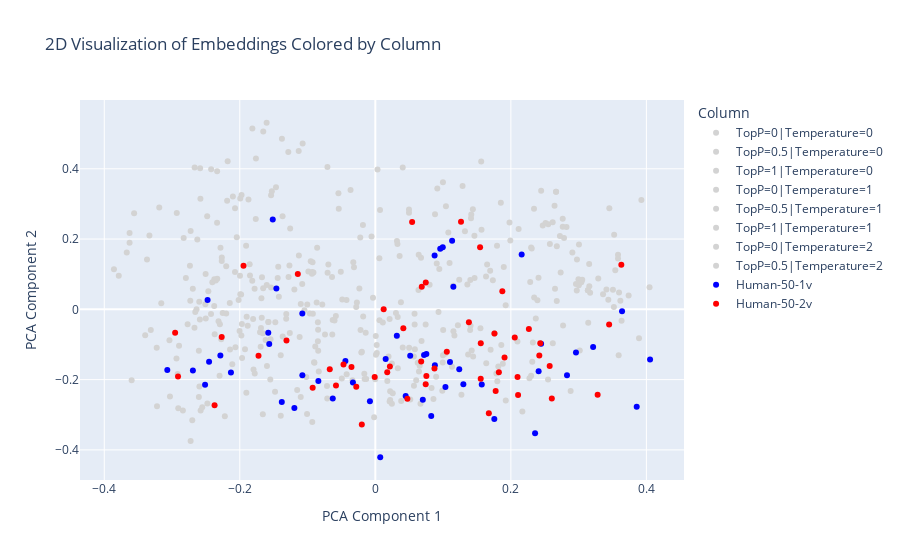

The notebook cell this image was saved under:
### Code cell
# Perform PCA to reduce the embeddings to 2 dimensions
pca = PCA(n_components=2)
reduced_embeddings_2d = pca.fit_transform(all_embeddings_array)

# Create a DataFrame for the reduced embeddings with cluster labels and column names
df_embeddings_2d = pd.DataFrame(reduced_embeddings_2d, columns=['PCA1', 'PCA2'])
df_embeddings_2d['ClusterLabel'] = cluster_labels
df_embeddings_2d['Column'] = column_associations

# Define a color mapping with bold colors for 'Human-50-2v' and 'Human-50-1v', and neutral colors for others
unique_columns = df_embeddings_2d['Column'].unique()
color_mapping = {column: 'lightgrey' for column in unique_columns}  # Start with all neutral colors
color_mapping['Human-50-1v'] = 'blue'  # Assign a bold color for 'Human-50-2v'
color_mapping['Human-50-2v'] = 'red'   # Assign a bold color for 'Human-50-1v'

# Create an interactive scatter plot using Plotly Express
fig = px.scatter(df_embeddings_2d, x='PCA1', y='PCA2', color='Column', hover_data=['Column', 'ClusterLabel'], title='2D Visualization of Embeddings Colored by Column', color_discrete_map=color_mapping)

# Customize the layout
fig.update_layout(
    xaxis_title='PCA Component 1',
    yaxis_title='PCA Component 2',
    legend_title='Column'
)

# Show the plot
fig.show()

### Figure 1 — Plotly figure (JSON) as saved in the notebook; plotly's stock layout.template omitted (floating-point values rounded to 4 significant figures)
{"data": [{"customdata": [["TopP=0|Temperature=0", 4], ["TopP=0|Temperature=0", 2], ["TopP=0|Temperature=0", 13], ["TopP=0|Temperature=0", 8], ["TopP=0|Temperature=0", 23], ["TopP=0|Temperature=0", 24], ["TopP=0|Temperature=0", 15], ["TopP=0|Temperature=0", 7], ["TopP=0|Temperature=0", 10], ["TopP=0|Temperature=0", 18], ["TopP=0|Temperature=0", 17], ["TopP=0|Temperature=0", 25], ["TopP=0|Temperature=0", 16], ["TopP=0|Temperature=0", 3], ["TopP=0|Temperature=0", 1], ["TopP=0|Temperature=0", 0], ["TopP=0|Temperature=0", 20], ["TopP=0|Temperature=0", 21], ["TopP=0|Temperature=0", 9], ["TopP=0|Temperature=0", 4], ["TopP=0|Temperature=0", 12], ["TopP=0|Temperature=0", 0], ["TopP=0|Temperature=0", 5], ["TopP=0|Temperature=0", 15], ["TopP=0|Temperature=0", 24], ["TopP=0|Temperature=0", 0], ["TopP=0|Temperature=0", 10], ["TopP=0|Temperature=0", 19], ["TopP=0|Temperature=0", 1], ["TopP=0|Temperature=0", 4], ["TopP=0|Temperature=0", 0], ["TopP=0|Temperature=0", 9], ["TopP=0|Temperature=0", 3], ["TopP=0|Temperature=0", 14], ["TopP=0|Temperature=0", 15], ["TopP=0|Temperature=0", 24], ["TopP=0|Temperature=0", 7], ["TopP=0|Temperature=0", 10], ["TopP=0|Temperature=0", 1], ["TopP=0|Temperature=0", 4], ["TopP=0|Temperature=0", 0], ["TopP=0|Temperature=0", 7], ["TopP=0|Temperature=0", 10], ["TopP=0|Temperature=0", 18], ["TopP=0|Temperature=0", 13], ["TopP=0|Temperature=0", 0], ["TopP=0|Temperature=0", 4], ["TopP=0|Temperature=0", 24], ["TopP=0|Temperature=0", 9], ["TopP=0|Temperature=0", 13], ["TopP=0|Temperature=0", 6]], "hovertemplate": "Column=%{customdata[0]}<br>PCA1=%{x}<br>PCA2=%{y}<br>ClusterLabel=%{customdata[1]}<extra></extra>", "legendgroup": "TopP=0|Temperature=0", "marker": {"color": "lightgrey", "symbol": "circle"}, "mode": "markers", "name": "TopP=0|Temperature=0", "orientation": "v", "showlegend": true, "type": "scatter", "x": [0.3136, 0.3453, -0.3668, 0.05154, 0.06549, -0.2934, -0.1195, -0.05095, -0.1974, 0.03224, -0.1315, 0.1852, -0.04252, -0.2405, -0.09531, -0.2144, -0.1907, 0.317, 0.1633, 0.1923, -0.04231, -0.2604, 0.2973, -0.1997, -0.2795, -0.2017, -0.1762, -0.05393, -0.2504, 0.2308, -0.08478, 0.09147, -0.2627, -0.1546, -0.02225, -0.1797, 0.1322, -0.07069, -0.07045, 0.2975, -0.1969, 0.03582, -0.1993, 0.2285, -0.2265, -0.2064, 0.3541, -0.2693, -0.01421, -0.1128, 0.1758], "xaxis": "x", "y": [0.05426, 0.2875, 0.1619, -0.2565, -0.1603, -0.1399, 0.05621, 0.1069, 0.3251, -0.07625, -0.02674, 0.3035, 0.02668, 0.07677, 0.1367, -0.1146, 0.1813, 0.04747, 0.09357, 0.01141, -0.1844, -0.1181, 0.05384, 0.09565, 0.08939, 0.02678, 0.4295, 0.286, 0.1005, 0.1735, -0.03681, 0.3441, 0.1986, -0.08538, 0.2045, -0.171, 0.2226, 0.4049, 0.1044, 0.1421, -0.04168, 0.1517, 0.3153, 0.07803, 0.1475, -0.1081, 0.1115, 0.05884, -0.06647, 0.1533, -0.06869], "yaxis": "y"}, {"customdata": [["TopP=0.5|Temperature=0", 4], ["TopP=0.5|Temperature=0", 2], ["TopP=0.5|Temperature=0", 13], ["TopP=0.5|Temperature=0", 18], ["TopP=0.5|Temperature=0", 24], ["TopP=0.5|Temperature=0", 20], ["TopP=0.5|Temperature=0", 7], ["TopP=0.5|Temperature=0", 10], ["TopP=0.5|Temperature=0", 16], ["TopP=0.5|Temperature=0", 4], ["TopP=0.5|Temperature=0", 3], ["TopP=0.5|Temperature=0", 17], ["TopP=0.5|Temperature=0", 24], ["TopP=0.5|Temperature=0", 3], ["TopP=0.5|Temperature=0", 15], ["TopP=0.5|Temperature=0", 25], ["TopP=0.5|Temperature=0", 0], ["TopP=0.5|Temperature=0", 8], ["TopP=0.5|Temperature=0", 24], ["TopP=0.5|Temperature=0", 4], ["TopP=0.5|Temperature=0", 21], ["TopP=0.5|Temperature=0", 1], ["TopP=0.5|Temperature=0", 10], ["TopP=0.5|Temperature=0", 9], ["TopP=0.5|Temperature=0", 13], ["TopP=0.5|Temperature=0", 18], ["TopP=0.5|Temperature=0", 7], ["TopP=0.5|Temperature=0", 10], ["TopP=0.5|Temperature=0", 1], ["TopP=0.5|Temperature=0", 4], ["TopP=0.5|Temperature=0", 5], ["TopP=0.5|Temperature=0", 10], ["TopP=0.5|Temperature=0", 19], ["TopP=0.5|Temperature=0", 18], ["TopP=0.5|Temperature=0", 11], ["TopP=0.5|Temperature=0", 1], ["TopP=0.5|Temperature=0", 4], ["TopP=0.5|Temperature=0", 21], ["TopP=0.5|Temperature=0", 15], ["TopP=0.5|Temperature=0", 0], ["TopP=0.5|Temperature=0", 8], ["TopP=0.5|Temperature=0", 25], ["TopP=0.5|Temperature=0", 10], ["TopP=0.5|Temperature=0", 4], ["TopP=0.5|Temperature=0", 13], ["TopP=0.5|Temperature=0", 4], ["TopP=0.5|Temperature=0", 5], ["TopP=0.5|Temperature=0", 9], ["TopP=0.5|Temperature=0", 22], ["TopP=0.5|Temperature=0", 13], ["TopP=0.5|Temperature=0", 6]], "hovertemplate": "Column=%{customdata[0]}<br>PCA1=%{x}<br>PCA2=%{y}<br>ClusterLabel=%{customdata[1]}<extra></extra>", "legendgroup": "TopP=0.5|Temperature=0", "marker": {"color": "lightgrey", "symbol": "circle"}, "mode": "markers", "name": "TopP=0.5|Temperature=0", "orientation": "v", "showlegend": true, "type": "scatter", "x": [0.3438, 0.2667, -0.3369, 0.09983, -0.1007, -0.1579, 0.01108, -0.2667, 0.03305, 0.03775, -0.2354, 0.05699, -0.2578, -0.2481, -0.1602, 0.1462, -0.2274, 0.01944, -0.3313, 0.341, 0.3005, -0.06929, -0.1379, 0.1694, -0.2148, 0.1358, 0.03039, -0.293, -0.2333, 0.1167, 0.04967, -0.1604, 0.09438, 0.1551, -0.1687, -0.09879, 0.2678, 0.3524, -0.1433, -0.2478, -0.01344, 0.04044, -0.1368, 0.3596, -0.1314, 0.1405, 0.2512, 0.02106, -0.1267, -0.3396, 0.1758], "xaxis": "x", "y": [0.02713, 0.3348, 0.1416, -0.1307, -0.2982, -0.03635, -0.0373, 0.4037, -0.0219, 0.02008, 0.08182, -0.2177, -0.2881, 0.2647, 0.06927, 0.2093, -0.08482, -0.134, -0.05867, 0.05639, 0.1846, 0.1275, 0.4855, 0.1097, 0.01811, 0.07046, -0.01006, 0.2742, 0.0872, -0.07416, 0.2845, 0.5311, 0.1145, -0.05367, -0.05288, 0.1074, 0.1799, 0.2123, 0.1215, -0.2677, -0.1982, 0.4034, 0.2653, 0.04802, -0.01336, -0.04637, 0.2458, -0.02761, 0.1249, -0.07379, -0.06869], "yaxis": "y"}, {"customdata": [["TopP=1|Temperature=0", 4], ["TopP=1|Temperature=0", 2], ["TopP=1|Temperature=0", 13], ["TopP=1|Temperature=0", 24], ["TopP=1|Temperature=0", 18], ["TopP=1|Temperature=0", 7], ["TopP=1|Temperature=0", 10], ["TopP=1|Temperature=0", 16], ["TopP=1|Temperature=0", 21], ["TopP=1|Temperature=0", 22], ["TopP=1|Temperature=0", 3], ["TopP=1|Temperature=0", 25], ["TopP=1|Temperature=0", 0], ["TopP=1|Temperature=0", 8], ["TopP=1|Temperature=0", 24], ["TopP=1|Temperature=0", 15], ["TopP=1|Temperature=0", 3], ["TopP=1|Temperature=0", 1], ["TopP=1|Temperature=0", 0], ["TopP=1|Temperature=0", 9], ["TopP=1|Temperature=0", 12], ["TopP=1|Temperature=0", 20], ["TopP=1|Temperature=0", 8], ["TopP=1|Temperature=0", 5], ["TopP=1|Temperature=0", 15], ["TopP=1|Temperature=0", 0], ["TopP=1|Temperature=0", 10], ["TopP=1|Temperature=0", 1], ["TopP=1|Temperature=0", 4], ["TopP=1|Temperature=0", 18], ["TopP=1|Temperature=0", 0], ["TopP=1|Temperature=0", 10], ["TopP=1|Temperature=0", 18], ["TopP=1|Temperature=0", 24], ["TopP=1|Temperature=0", 2], ["TopP=1|Temperature=0", 19], ["TopP=1|Temperature=0", 10], ["TopP=1|Temperature=0", 4], ["TopP=1|Temperature=0", 24], ["TopP=1|Temperature=0", 7], ["TopP=1|Temperature=0", 14], ["TopP=1|Temperature=0", 10], ["TopP=1|Temperature=0", 8], ["TopP=1|Temperature=0", 4], ["TopP=1|Temperature=0", 21], ["TopP=1|Temperature=0", 1], ["TopP=1|Temperature=0", 21], ["TopP=1|Temperature=0", 23], ["TopP=1|Temperature=0", 13], ["TopP=1|Temperature=0", 17], ["TopP=1|Temperature=0", 6]], "hovertemplate": "Column=%{customdata[0]}<br>PCA1=%{x}<br>PCA2=%{y}<br>ClusterLabel=%{customdata[1]}<extra></extra>", "legendgroup": "TopP=1|Temperature=0", "marker": {"color": "lightgrey", "symbol": "circle"}, "mode": "markers", "name": "TopP=1|Temperature=0", "orientation": "v", "showlegend": true, "type": "scatter", "x": [0.336, 0.2645, -0.3626, -0.2918, 0.1786, -0.06388, -0.2423, 0.1001, 0.352, -0.1898, -0.2294, 0.1562, -0.1903, 0.1271, -0.3222, -0.1281, -0.2045, -0.07827, -0.2596, 0.2368, 0.02193, -0.1441, -0.01575, 0.1464, -0.1681, -0.08656, -0.1131, -0.1816, 0.1881, 0.05803, -0.1396, -0.2334, 0.1701, -0.2897, 0.2341, 0.1238, -0.3188, 0.3141, -0.2839, 0.09065, -0.166, -0.1814, -0.03375, 0.2325, 0.3634, -0.003463, 0.3926, 0.1637, -0.2508, -0.1619, 0.1758], "xaxis": "x", "y": [0.04307, 0.2947, 0.1893, -0.1843, -0.1824, 0.09237, 0.3987, -0.05856, 0.006874, -0.02139, -0.0426, 0.4209, -0.2374, -0.2432, -0.2755, 0.09209, 0.2049, 0.01385, -0.2199, -0.02637, -0.2583, 0.0893, -0.198, 0.08949, 0.03131, 0.01965, 0.4504, 0.08168, -0.155, -0.043, -0.1309, 0.3927, -0.1152, -0.1033, 0.2865, 0.08446, 0.2901, -0.03803, -0.2878, 0.1302, -0.06818, 0.5147, -0.2015, -0.09404, -0.03281, 0.03311, 0.3115, -0.1536, 0.01483, -0.08726, -0.06869], "yaxis": "y"}, {"customdata": [["TopP=0|Temperature=1", 4], ["TopP=0|Temperature=1", 2], ["TopP=0|Temperature=1", 13], ["TopP=0|Temperature=1", 8], ["TopP=0|Temperature=1", 24], ["TopP=0|Temperature=1", 20], ["TopP=0|Temperature=1", 7], ["TopP=0|Temperature=1", 16], ["TopP=0|Temperature=1", 11], ["TopP=0|Temperature=1", 4], ["TopP=0|Temperature=1", 3], ["TopP=0|Temperature=1", 18], ["TopP=0|Temperature=1", 25], ["TopP=0|Temperature=1", 11], ["TopP=0|Temperature=1", 17], ["TopP=0|Temperature=1", 21], ["TopP=0|Temperature=1", 9], ["TopP=0|Temperature=1", 24], ["TopP=0|Temperature=1", 4], ["TopP=0|Temperature=1", 1], ["TopP=0|Temperature=1", 12], ["TopP=0|Temperature=1", 10], ["TopP=0|Temperature=1", 0], ["TopP=0|Temperature=1", 18], ["TopP=0|Temperature=1", 24], ["TopP=0|Temperature=1", 10], ["TopP=0|Temperature=1", 7], ["TopP=0|Temperature=1", 3], ["TopP=0|Temperature=1", 1], ["TopP=0|Temperature=1", 17], ["TopP=0|Temperature=1", 8], ["TopP=0|Temperature=1", 10], ["TopP=0|Temperature=1", 12], ["TopP=0|Temperature=1", 23], ["TopP=0|Temperature=1", 13], ["TopP=0|Temperature=1", 18], ["TopP=0|Temperature=1", 21], ["TopP=0|Temperature=1", 10], ["TopP=0|Temperature=1", 22], ["TopP=0|Temperature=1", 4], ["TopP=0|Temperature=1", 19], ["TopP=0|Temperature=1", 4], ["TopP=0|Temperature=1", 1], ["TopP=0|Temperature=1", 5], ["TopP=0|Temperature=1", 18], ["TopP=0|Temperature=1", 14], ["TopP=0|Temperature=1", 9], ["TopP=0|Temperature=1", 15], ["TopP=0|Temperature=1", 12], ["TopP=0|Temperature=1", 0], ["TopP=0|Temperature=1", 6]], "hovertemplate": "Column=%{customdata[0]}<br>PCA1=%{x}<br>PCA2=%{y}<br>ClusterLabel=%{customdata[1]}<extra></extra>", "legendgroup": "TopP=0|Temperature=1", "marker": {"color": "lightgrey", "symbol": "circle"}, "mode": "markers", "name": "TopP=0|Temperature=1", "orientation": "v", "showlegend": true, "type": "scatter", "x": [0.3003, 0.2447, -0.3626, 0.06251, -0.1019, -0.07426, -0.03149, 0.1399, -0.1977, 0.1859, -0.1803, 0.002185, 0.1992, -0.2701, -0.08865, 0.2821, 0.2344, -0.3038, 0.2735, -0.08474, 0.0211, -0.1284, -0.2298, 0.06365, -0.3031, -0.1872, 0.1218, -0.2285, -0.2314, 0.1815, -8.822e-05, 0.1077, 0.0008271, 0.1925, -0.2266, 0.2274, 0.2765, -0.1538, -0.1079, 0.2299, 0.03192, 0.329, -0.09665, 0.2785, 0.05687, -0.1367, 0.001994, -0.08585, -0.01986, -0.1539, 0.1758], "xaxis": "x", "y": [0.06824, 0.3376, 0.2176, -0.1519, -0.1928, -0.07133, 0.1201, -0.05892, -0.07434, -0.1013, -0.02781, -0.1246, 0.1956, -0.3154, -0.106, 0.2343, 0.03367, -0.08768, 0.1052, -0.09072, -0.2621, 0.448, -0.1891, 0.05494, -0.2483, 0.3126, -0.04549, 0.1753, -0.03402, -0.1623, -0.1988, 0.2187, -0.1292, -0.2595, 0.1377, -0.1964, 0.2353, 0.325, 0.07208, 0.1761, 0.1942, 0.08773, -0.01168, 0.2034, -0.1341, -0.0773, -0.1017, 0.1752, -0.1205, 0.06213, -0.06869], "yaxis": "y"}, {"customdata": [["TopP=0.5|Temperature=1", 4], ["TopP=0.5|Temperature=1", 2], ["TopP=0.5|Temperature=1", 13], ["TopP=0.5|Temperature=1", 24], ["TopP=0.5|Temperature=1", 17], ["TopP=0.5|Temperature=1", 20], ["TopP=0.5|Temperature=1", 7], ["TopP=0.5|Temperature=1", 15], ["TopP=0.5|Temperature=1", 18], ["TopP=0.5|Temperature=1", 24], ["TopP=0.5|Temperature=1", 3], ["TopP=0.5|Temperature=1", 25], ["TopP=0.5|Temperature=1", 22], ["TopP=0.5|Temperature=1", 16], ["TopP=0.5|Temperature=1", 0], ["TopP=0.5|Temperature=1", 3], ["TopP=0.5|Temperature=1", 8], ["TopP=0.5|Temperature=1", 10], ["TopP=0.5|Temperature=1", 0], ["TopP=0.5|Temperature=1", 4], ["TopP=0.5|Temperature=1", 24], ["TopP=0.5|Temperature=1", 21], ["TopP=0.5|Temperature=1", 13], ["TopP=0.5|Temperature=1", 10], ["TopP=0.5|Temperature=1", 9], ["TopP=0.5|Temperature=1", 1], ["TopP=0.5|Temperature=1", 18], ["TopP=0.5|Temperature=1", 5], ["TopP=0.5|Temperature=1", 20], ["TopP=0.5|Temperature=1", 16], ["TopP=0.5|Temperature=1", 8], ["TopP=0.5|Temperature=1", 14], ["TopP=0.5|Temperature=1", 21], ["TopP=0.5|Temperature=1", 23], ["TopP=0.5|Temperature=1", 10], ["TopP=0.5|Temperature=1", 15], ["TopP=0.5|Temperature=1", 12], ["TopP=0.5|Temperature=1", 4], ["TopP=0.5|Temperature=1", 0], ["TopP=0.5|Temperature=1", 10], ["TopP=0.5|Temperature=1", 19], ["TopP=0.5|Temperature=1", 7], ["TopP=0.5|Temperature=1", 0], ["TopP=0.5|Temperature=1", 7], ["TopP=0.5|Temperature=1", 5], ["TopP=0.5|Temperature=1", 0], ["TopP=0.5|Temperature=1", 1], ["TopP=0.5|Temperature=1", 1], ["TopP=0.5|Temperature=1", 15], ["TopP=0.5|Temperature=1", 15], ["TopP=0.5|Temperature=1", 6]], "hovertemplate": "Column=%{customdata[0]}<br>PCA1=%{x}<br>PCA2=%{y}<br>ClusterLabel=%{customdata[1]}<extra></extra>", "legendgroup": "TopP=0.5|Temperature=1", "marker": {"color": "lightgrey", "symbol": "circle"}, "mode": "markers", "name": "TopP=0.5|Temperature=1", "orientation": "v", "showlegend": true, "type": "scatter", "x": [0.2961, 0.2471, -0.3857, -0.148, 0.02445, -0.1117, 0.1422, -0.1424, 0.1131, -0.2502, -0.1476, 0.09979, -0.09315, -0.01794, -0.09305, -0.2669, 0.06818, 0.003246, -0.1395, 0.3157, -0.2377, 0.2908, -0.2425, -0.1527, 0.1734, -0.0272, 0.2097, 0.2552, -0.2221, 0.1095, 0.0257, -0.1782, 0.3581, 0.08294, -0.1073, 0.006006, -0.08431, 0.2651, -0.2003, -0.1466, 0.06743, 0.1796, -0.166, 0.09326, -0.01831, -0.02181, -0.09262, -0.1005, -0.2335, -0.02821, 0.1758], "xaxis": "x", "y": [0.07207, 0.2385, 0.1142, -0.2343, -0.2688, -0.07902, -0.1171, 0.03615, -0.1635, -0.02629, -0.03643, 0.3618, 0.1063, -0.02016, -0.321, -0.05241, -0.0899, 0.3978, -0.303, 0.06585, 0.009456, 0.1619, -0.0131, 0.3358, 0.08309, 0.01931, -0.09154, 0.2422, -0.3043, 0.132, -0.2388, 0.05832, 0.1552, -0.2237, 0.4717, 0.1453, -0.118, 0.05873, -0.06147, 0.3475, 0.1471, 0.181, -0.2983, -0.007272, 0.2402, -0.05864, 0.1341, 0.01387, 0.2467, 0.006762, -0.06869], "yaxis": "y"}, {"customdata": [["TopP=1|Temperature=1", 4], ["TopP=1|Temperature=1", 13], ["TopP=1|Temperature=1", 2], ["TopP=1|Temperature=1", 25], ["TopP=1|Temperature=1", 7], ["TopP=1|Temperature=1", 21], ["TopP=1|Temperature=1", 8], ["TopP=1|Temperature=1", 15], ["TopP=1|Temperature=1", 3], ["TopP=1|Temperature=1", 10], ["TopP=1|Temperature=1", 0], ["TopP=1|Temperature=1", 11], ["TopP=1|Temperature=1", 9], ["TopP=1|Temperature=1", 19], ["TopP=1|Temperature=1", 5], ["TopP=1|Temperature=1", 20], ["TopP=1|Temperature=1", 17], ["TopP=1|Temperature=1", 7], ["TopP=1|Temperature=1", 16], ["TopP=1|Temperature=1", 4], ["TopP=1|Temperature=1", 2], ["TopP=1|Temperature=1", 24], ["TopP=1|Temperature=1", 11], ["TopP=1|Temperature=1", 18], ["TopP=1|Temperature=1", 10], ["TopP=1|Temperature=1", 3], ["TopP=1|Temperature=1", 24], ["TopP=1|Temperature=1", 0], ["TopP=1|Temperature=1", 4], ["TopP=1|Temperature=1", 9], ["TopP=1|Temperature=1", 21], ["TopP=1|Temperature=1", 0], ["TopP=1|Temperature=1", 1], ["TopP=1|Temperature=1", 23], ["TopP=1|Temperature=1", 11], ["TopP=1|Temperature=1", 8], ["TopP=1|Temperature=1", 12], ["TopP=1|Temperature=1", 2], ["TopP=1|Temperature=1", 24], ["TopP=1|Temperature=1", 24], ["TopP=1|Temperature=1", 15], ["TopP=1|Temperature=1", 4], ["TopP=1|Temperature=1", 14], ["TopP=1|Temperature=1", 22], ["TopP=1|Temperature=1", 21], ["TopP=1|Temperature=1", 1], ["TopP=1|Temperature=1", 4], ["TopP=1|Temperature=1", 11], ["TopP=1|Temperature=1", 2], ["TopP=1|Temperature=1", 10], ["TopP=1|Temperature=1", 6]], "hovertemplate": "Column=%{customdata[0]}<br>PCA1=%{x}<br>PCA2=%{y}<br>ClusterLabel=%{customdata[1]}<extra></extra>", "legendgroup": "TopP=1|Temperature=1", "marker": {"color": "lightgrey", "symbol": "circle"}, "mode": "markers", "name": "TopP=1|Temperature=1", "orientation": "v", "showlegend": true, "type": "scatter", "x": [0.3053, -0.3786, 0.2997, 0.1042, -0.08989, 0.1402, 0.08973, -0.1676, -0.2376, -0.2187, 0.01771, -0.2201, 0.2619, -0.03252, 0.3506, -0.1692, -0.09041, 0.07425, 0.03266, 0.1443, 0.1439, -0.178, -0.02065, 0.09945, -0.05444, -0.2736, -0.1966, -0.2111, 0.217, 0.2316, 0.3581, -0.2638, -0.09217, 0.09881, -0.06289, 0.06032, -0.01626, 0.1415, -0.277, -0.3159, -0.2598, 0.2677, -0.07128, -0.1701, 0.304, 0.05833, 0.2771, -0.04948, 0.2724, -0.1257, 0.1758], "xaxis": "x", "y": [0.08412, 0.0954, 0.08567, 0.2931, -0.1517, 0.08349, -0.1919, -0.02362, 0.08545, 0.3088, -0.2038, -0.01206, -0.09677, 0.1343, 0.05554, -0.1065, -0.1504, -0.04328, 0.1862, -0.1344, 0.2848, -0.1827, -0.1226, -0.1511, 0.3303, 0.1242, -0.1386, -0.1565, -0.2904, -0.1489, 0.1444, 0.0005461, -0.01251, -0.2319, -0.03028, -0.2015, -0.1831, 0.2703, -0.0422, 0.01748, 0.02127, 0.02393, -0.2181, -0.06496, 0.07717, -0.1134, -0.04632, -0.1968, 0.2084, 0.2303, -0.06869], "yaxis": "y"}, {"customdata": [["TopP=0|Temperature=2", 4], ["TopP=0|Temperature=2", 2], ["TopP=0|Temperature=2", 13], ["TopP=0|Temperature=2", 8], ["TopP=0|Temperature=2", 24], ["TopP=0|Temperature=2", 20], ["TopP=0|Temperature=2", 7], ["TopP=0|Temperature=2", 10], ["TopP=0|Temperature=2", 16], ["TopP=0|Temperature=2", 24], ["TopP=0|Temperature=2", 7], ["TopP=0|Temperature=2", 3], ["TopP=0|Temperature=2", 18], ["TopP=0|Temperature=2", 25], ["TopP=0|Temperature=2", 0], ["TopP=0|Temperature=2", 15], ["TopP=0|Temperature=2", 3], ["TopP=0|Temperature=2", 21], ["TopP=0|Temperature=2", 1], ["TopP=0|Temperature=2", 17], ["TopP=0|Temperature=2", 10], ["TopP=0|Temperature=2", 4], ["TopP=0|Temperature=2", 9], ["TopP=0|Temperature=2", 13], ["TopP=0|Temperature=2", 0], ["TopP=0|Temperature=2", 18], ["TopP=0|Temperature=2", 7], ["TopP=0|Temperature=2", 10], ["TopP=0|Temperature=2", 1], ["TopP=0|Temperature=2", 4], ["TopP=0|Temperature=2", 8], ["TopP=0|Temperature=2", 14], ["TopP=0|Temperature=2", 23], ["TopP=0|Temperature=2", 15], ["TopP=0|Temperature=2", 24], ["TopP=0|Temperature=2", 23], ["TopP=0|Temperature=2", 25], ["TopP=0|Temperature=2", 12], ["TopP=0|Temperature=2", 23], ["TopP=0|Temperature=2", 10], ["TopP=0|Temperature=2", 4], ["TopP=0|Temperature=2", 1], ["TopP=0|Temperature=2", 5], ["TopP=0|Temperature=2", 21], ["TopP=0|Temperature=2", 10], ["TopP=0|Temperature=2", 22], ["TopP=0|Temperature=2", 4], ["TopP=0|Temperature=2", 9], ["TopP=0|Temperature=2", 1], ["TopP=0|Temperature=2", 15], ["TopP=0|Temperature=2", 6]], "hovertemplate": "Column=%{customdata[0]}<br>PCA1=%{x}<br>PCA2=%{y}<br>ClusterLabel=%{customdata[1]}<extra></extra>", "legendgroup": "TopP=0|Temperature=2", "marker": {"color": "lightgrey", "symbol": "circle"}, "mode": "markers", "name": "TopP=0|Temperature=2", "orientation": "v", "showlegend": true, "type": "scatter", "x": [0.3136, 0.2667, -0.3334, 0.03816, -0.1153, -0.1579, 0.0006372, -0.2586, 0.1152, -0.2726, 0.2299, -0.1923, 0.1369, 0.1567, -0.2604, -0.11, -0.1855, 0.4047, 0.006169, -0.08345, -0.03657, 0.3017, 0.2392, -0.2252, -0.155, 0.2549, 0.1148, -0.2828, -0.1046, 0.3891, -0.001764, -0.1993, 0.06437, -0.198, -0.2464, 0.2882, 0.1288, -0.1101, -0.05825, -0.1654, 0.3591, -0.06351, 0.2617, 0.3738, -0.207, -0.08445, 0.3155, 0.04048, -0.06021, -0.09131, 0.1758], "xaxis": "x", "y": [0.05426, 0.3348, 0.2103, -0.2608, -0.2298, -0.03635, -0.07583, 0.4016, -0.06233, -0.3745, -0.1892, -0.1135, -0.1282, 0.2263, -0.2495, 0.015, 0.1284, 0.06263, -0.03073, -0.1769, 0.3399, -0.1174, 0.02607, -0.01018, -0.1999, -0.1997, 0.06728, 0.203, -0.002321, -0.0821, -0.3073, 0.04286, -0.177, 0.04233, 0.05176, -0.232, 0.3512, -0.2498, -0.0188, 0.5059, -0.1307, -0.07177, 0.2481, 0.03942, 0.2875, -0.05792, 0.1292, -0.1087, -0.03161, 0.1046, -0.06869], "yaxis": "y"}, {"customdata": [["TopP=0.5|Temperature=2", 4], ["TopP=0.5|Temperature=2", 2], ["TopP=0.5|Temperature=2", 13], ["TopP=0.5|Temperature=2", 8], ["TopP=0.5|Temperature=2", 0], ["TopP=0.5|Temperature=2", 3], ["TopP=0.5|Temperature=2", 7], ["TopP=0.5|Temperature=2", 11], ["TopP=0.5|Temperature=2", 18], ["TopP=0.5|Temperature=2", 10], ["TopP=0.5|Temperature=2", 25], ["TopP=0.5|Temperature=2", 16], ["TopP=0.5|Temperature=2", 24], ["TopP=0.5|Temperature=2", 17], ["TopP=0.5|Temperature=2", 12], ["TopP=0.5|Temperature=2", 1], ["TopP=0.5|Temperature=2", 20], ["TopP=0.5|Temperature=2", 7], ["TopP=0.5|Temperature=2", 11], ["TopP=0.5|Temperature=2", 21], ["TopP=0.5|Temperature=2", 3], ["TopP=0.5|Temperature=2", 9], ["TopP=0.5|Temperature=2", 24], ["TopP=0.5|Temperature=2", 4], ["TopP=0.5|Temperature=2", 10], ["TopP=0.5|Temperature=2", 18], ["TopP=0.5|Temperature=2", 20], ["TopP=0.5|Temperature=2", 14], ["TopP=0.5|Temperature=2", 15], ["TopP=0.5|Temperature=2", 11], ["TopP=0.5|Temperature=2", 10], ["TopP=0.5|Temperature=2", 1], ["TopP=0.5|Temperature=2", 10], ["TopP=0.5|Temperature=2", 11], ["TopP=0.5|Temperature=2", 23], ["TopP=0.5|Temperature=2", 17], ["TopP=0.5|Temperature=2", 4], ["TopP=0.5|Temperature=2", 0], ["TopP=0.5|Temperature=2", 1], ["TopP=0.5|Temperature=2", 10], ["TopP=0.5|Temperature=2", 8], ["TopP=0.5|Temperature=2", 5], ["TopP=0.5|Temperature=2", 24], ["TopP=0.5|Temperature=2", 24], ["TopP=0.5|Temperature=2", 7], ["TopP=0.5|Temperature=2", 19], ["TopP=0.5|Temperature=2", 15], ["TopP=0.5|Temperature=2", 11], ["TopP=0.5|Temperature=2", 15], ["TopP=0.5|Temperature=2", 22], ["TopP=0.5|Temperature=2", 6]], "hovertemplate": "Column=%{customdata[0]}<br>PCA1=%{x}<br>PCA2=%{y}<br>ClusterLabel=%{customdata[1]}<extra></extra>", "legendgroup": "TopP=0.5|Temperature=2", "marker": {"color": "lightgrey", "symbol": "circle"}, "mode": "markers", "name": "TopP=0.5|Temperature=2", "orientation": "v", "showlegend": true, "type": "scatter", "x": [0.3616, 0.2765, -0.3559, 0.0244, -0.1599, -0.22, 0.05786, -0.237, 0.08575, -0.2725, 0.1895, -0.005619, -0.2554, 0.0332, 0.06664, -0.04879, -0.1262, 0.08008, -0.1883, 0.198, -0.2581, 0.165, -0.3226, 0.2408, 0.006946, 0.18, -0.2908, -0.1673, -0.2071, -0.2731, 0.04966, -0.1655, -0.2179, -0.185, 0.1032, 0.04988, 0.2114, -0.3596, -0.02356, -0.2102, 0.02186, 0.2576, -0.2589, -0.07097, 0.08808, 0.064, -0.1764, -0.2657, -0.09352, 0.1412, 0.1758], "xaxis": "x", "y": [0.02472, 0.2576, 0.2731, -0.1543, -0.1616, 0.1223, -0.0124, -0.07109, -0.2551, 0.2232, 0.1204, 0.2075, -0.2787, -0.1674, -0.2684, 0.02811, -0.0673, 0.0699, -0.04638, 0.2472, 0.3148, 0.1276, -0.1095, 0.08974, 0.2831, -0.2045, -0.2813, 0.09152, 0.1062, 0.02459, 0.2749, 0.05969, 0.4213, 0.09634, -0.1267, -0.1091, 0.2289, -0.2021, 0.0592, 0.3209, -0.2333, 0.1859, -0.02862, -0.2539, 0.2707, 0.1552, 0.2572, -0.007601, 0.1015, 0.2596, -0.06869], "yaxis": "y"}, {"customdata": [["Human-50-1v", 7], ["Human-50-1v", 12], ["Human-50-1v", 18], ["Human-50-1v", 12], ["Human-50-1v", 10], ["Human-50-1v", 4], ["Human-50-1v", 23], ["Human-50-1v", 24], ["Human-50-1v", 13], ["Human-50-1v", 23], ["Human-50-1v", 12], ["Human-50-1v", 23], ["Human-50-1v", 5], ["Human-50-1v", 24], ["Human-50-1v", 4], ["Human-50-1v", 23], ["Human-50-1v", 12], ["Human-50-1v", 0], ["Human-50-1v", 2], ["Human-50-1v", 4], ["Human-50-1v", 12], ["Human-50-1v", 5], ["Human-50-1v", 16], ["Human-50-1v", 12], ["Human-50-1v", 0], ["Human-50-1v", 24], ["Human-50-1v", 10], ["Human-50-1v", 13], ["Human-50-1v", 17], ["Human-50-1v", 17], ["Human-50-1v", 2], ["Human-50-1v", 12], ["Human-50-1v", 11], ["Human-50-1v", 21], ["Human-50-1v", 18], ["Human-50-1v", 12], ["Human-50-1v", 23], ["Human-50-1v", 12], ["Human-50-1v", 24], ["Human-50-1v", 0], ["Human-50-1v", 9], ["Human-50-1v", 21], ["Human-50-1v", 2], ["Human-50-1v", 0], ["Human-50-1v", 17], ["Human-50-1v", 23], ["Human-50-1v", 9], ["Human-50-1v", 0], ["Human-50-1v", 17], ["Human-50-1v", 24], ["Human-50-1v", 4]], "hovertemplate": "Column=%{customdata[0]}<br>PCA1=%{x}<br>PCA2=%{y}<br>ClusterLabel=%{customdata[1]}<extra></extra>", "legendgroup": "Human-50-1v", "marker": {"color": "blue", "symbol": "circle"}, "mode": "markers", "name": "Human-50-1v", "orientation": "v", "showlegend": true, "type": "scatter", "x": [0.08788, 0.1571, 0.241, 0.2357, -0.1514, 0.3857, -0.1077, -0.2453, -0.2475, -0.0628, 0.1299, 0.03171, 0.09577, -0.2512, 0.2828, 0.1035, 0.04479, -0.1565, 0.08746, 0.2961, 0.007234, 0.1133, -0.08407, 0.1756, -0.2131, -0.2287, 0.09953, -0.1077, 0.1152, 0.2446, 0.2159, 0.08247, -0.158, 0.3641, 0.1238, 0.07004, -0.04414, -0.1195, -0.138, -0.146, 0.1102, 0.07532, 0.3214, -0.307, -0.03308, 0.01524, 0.05147, -0.007973, 0.07193, -0.2692, 0.4054], "xaxis": "x", "y": [-0.1589, -0.2136, -0.1764, -0.3525, 0.2557, -0.2775, -0.1876, -0.1492, 0.02674, -0.2535, -0.2132, -0.07516, 0.1722, -0.2147, -0.1872, -0.2207, -0.2467, -0.0988, 0.1532, -0.1231, -0.421, 0.1954, -0.2043, -0.3119, -0.1796, -0.1312, 0.1764, -0.01185, 0.06407, -0.09797, 0.1563, -0.3034, -0.06666, -0.005435, -0.1704, -0.257, -0.1471, -0.2809, -0.2637, 0.05921, -0.1496, -0.1274, -0.1071, -0.1725, -0.2083, -0.1412, -0.1324, -0.2615, -0.13, -0.1738, -0.143], "yaxis": "y"}, {"customdata": [["Human-50-2v", 23], ["Human-50-2v", 23], ["Human-50-2v", 23], ["Human-50-2v", 0], ["Human-50-2v", 4], ["Human-50-2v", 18], ["Human-50-2v", 23], ["Human-50-2v", 23], ["Human-50-2v", 2], ["Human-50-2v", 17], ["Human-50-2v", 23], ["Human-50-2v", 23], ["Human-50-2v", 2], ["Human-50-2v", 23], ["Human-50-2v", 15], ["Human-50-2v", 18], ["Human-50-2v", 12], ["Human-50-2v", 4], ["Human-50-2v", 9], ["Human-50-2v", 4], ["Human-50-2v", 12], ["Human-50-2v", 17], ["Human-50-2v", 23], ["Human-50-2v", 23], ["Human-50-2v", 24], ["Human-50-2v", 7], ["Human-50-2v", 24], ["Human-50-2v", 2], ["Human-50-2v", 21], ["Human-50-2v", 18], ["Human-50-2v", 23], ["Human-50-2v", 3], ["Human-50-2v", 10], ["Human-50-2v", 23], ["Human-50-2v", 12], ["Human-50-2v", 23], ["Human-50-2v", 5], ["Human-50-2v", 16], ["Human-50-2v", 15], ["Human-50-2v", 12], ["Human-50-2v", 12], ["Human-50-2v", 15], ["Human-50-2v", 23], ["Human-50-2v", 12], ["Human-50-2v", 2], ["Human-50-2v", 0], ["Human-50-2v", 23], ["Human-50-2v", 24], ["Human-50-2v", 0], ["Human-50-2v", 4], ["Human-50-2v", 6]], "hovertemplate": "Column=%{customdata[0]}<br>PCA1=%{x}<br>PCA2=%{y}<br>ClusterLabel=%{customdata[1]}<extra></extra>", "legendgroup": "Human-50-2v", "marker": {"color": "red", "symbol": "circle"}, "mode": "markers", "name": "Human-50-2v", "orientation": "v", "showlegend": true, "type": "scatter", "x": [-0.02812, 0.2107, 0.07533, -0.2912, 0.328, 0.1381, 0.2434, 0.2099, 0.1874, 0.1823, -0.04696, 0.04133, 0.1546, -0.06723, 0.01757, 0.2604, -0.05806, 0.345, 0.1675, 0.1776, -0.01997, 0.04726, 0.01229, 0.07435, -0.2267, 0.1556, -0.09247, 0.0543, 0.2266, 0.2057, 0.1055, -0.1945, 0.1264, 0.1907, -0.0009405, 0.242, 0.06851, 0.08725, 0.07444, 0.02149, 0.1555, -0.1144, 0.06766, -0.2954, 0.363, -0.2372, -0.03521, -0.1311, -0.1724, 0.2573, 0.1758], "xaxis": "x", "y": [-0.2203, -0.2439, -0.1897, -0.1914, -0.243, -0.03676, -0.09616, -0.1926, 0.05164, -0.1789, -0.1571, -0.0541, 0.1766, -0.1707, -0.1788, -0.2537, -0.2167, -0.04322, -0.2955, -0.2322, -0.3276, -0.2544, 0.0005978, -0.2129, -0.07868, -0.09656, -0.2229, 0.2484, -0.05617, -0.08038, -0.1205, 0.1239, 0.2493, -0.1373, -0.1925, -0.1315, 0.06462, -0.1683, 0.07638, -0.1628, -0.1975, 0.1008, -0.1487, -0.06642, 0.127, -0.2726, -0.1641, -0.08838, -0.1319, -0.1612, -0.06869], "yaxis": "y"}], "layout": {"legend": {"title": {"text": "Column"}, "tracegroupgap": 0}, "title": {"text": "2D Visualization of Embeddings Colored by Column"}, "xaxis": {"anchor": "y", "domain": [0, 1], "title": {"text": "PCA Component 1"}}, "yaxis": {"anchor": "x", "domain": [0, 1], "title": {"text": "PCA Component 2"}}}}
